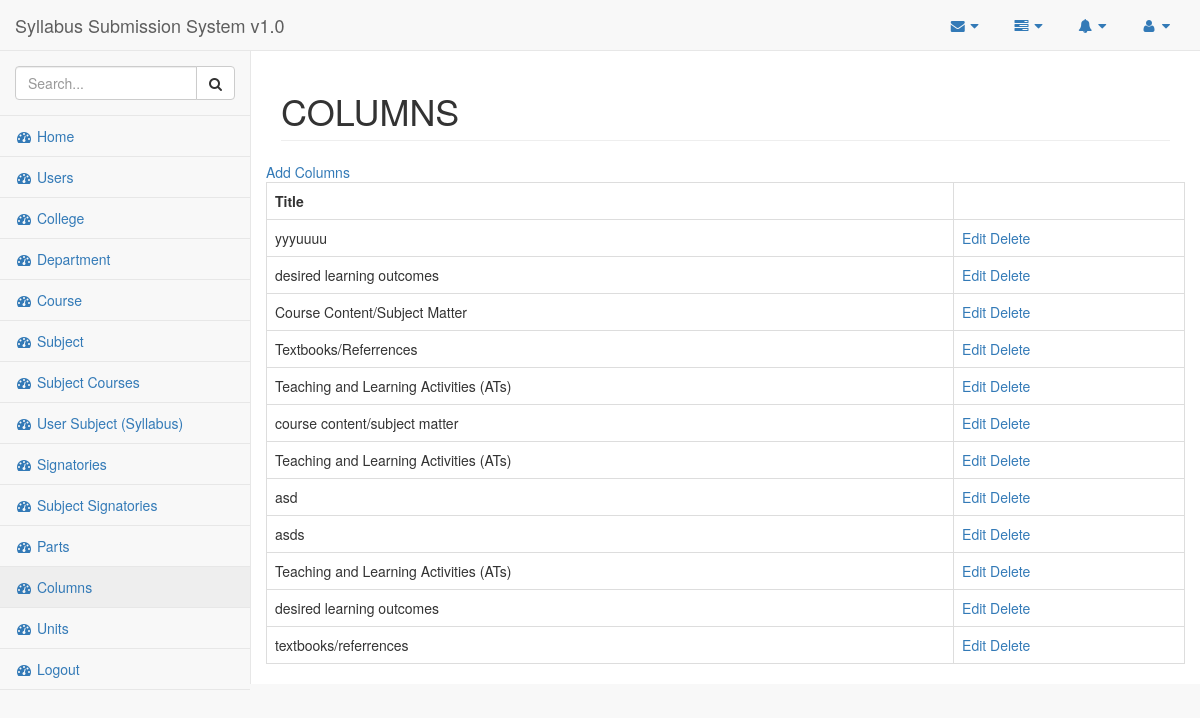
Screenshot of /?page=columns (signed in) with the database file from the repository.
### tables this page shows
CREATE TABLE `columns` (
  `columns_id` int(20) NOT NULL,
  `parent_id` int(20) NOT NULL,
  `title` varchar(300) NOT NULL,
  `part_id` int(10) DEFAULT NULL
);

### pages/columns.php (the view, shortened to what this page needs)
<?php
$columns = $DB->query( "SELECT c.title, c.columns_id FROM columns As c " );
?>
<link><a href="<?php echo SITE_URL ?>/?page=add-new-columns">Add Columns </a></button>
<table class="table table-bordered">
<tr>
<th>Title</th>
<th></th>
</tr>
<?php if( $columns->num_rows ) { ?>
<?php while( $column = $columns->fetch_object() ) { ?>
<tr>
<td><?php echo $column->title ?></td>
<td>
	<a href="<?php echo SITE_URL ?>/?page=edit_columns&columns_id=<?php echo $column->columns_id ?>">Edit</a>
	<a href="<?php echo SITE_URL ?>/?action=delete_columns&columns_id=<?php echo $column->columns_id ?>" onclick="return confirm('Are you sure you want to delete this columns?');">Delete</a>
</td>
</tr>
<?php } ?>
<?php } else { ?>
<tr>
<td colspan="4">No current record.</td>
</tr>
<?php } ?>
</table>

### rows the page displays
columns: title "yyyuuuu"
columns: title "desired learning outcomes"
columns: title "Course Content/Subject Matter"
columns: title "Textbooks/Referrences"
columns: title "Teaching and Learning Activities (ATs)"
columns: title "course content/subject matter"
columns: title "Teaching and Learning Activities (ATs)"
columns: title "asd"
columns: title "asds"
columns: title "Teaching and Learning Activities (ATs)"
columns: title "desired learning outcomes"
columns: title "textbooks/referrences"
